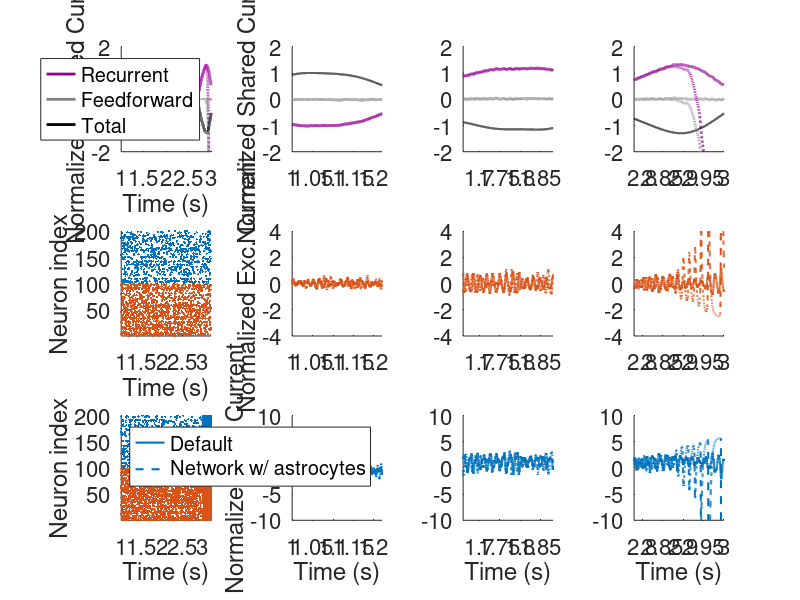

This chart was generated by the following MATLAB code:
%%
% Simulation results for the non-spatial one population model for networks
% with and without astrocyte ensheathment
%
% Creates S1 Fig 3 for realization 2
%%

% Load the data
load('./CompressedData/NonspatialOnePop/balancedCompressed.mat')
load('./CompressedData/NonspatialOnePop/brokenEx2Compressed.mat')

figure(8); clf;

%% S1 Fig A: Plot the recurrent, feedforward, total input curves
Tmin=500; Tmax=4000;
timeVec=balance.params.dt:balance.params.dt:balance.params.Nt;
tIndices=find(timeVec>=Tmin & timeVec<=Tmax);

% Time window to average over for baseline
tAveIndices = find(timeVec>=Tmin & timeVec<=2700);

subplot(3,4,1); hold on; clearvars h; 
for ii = 1:2
    if ii == 1
        currData = balance; lineType = '-';
    else
        currData = broken_ex2; lineType='--';
    end
    
    baselineRec=mean(currData.Ie0_lowpass(tAveIndices)+currData.Ii0_lowpass(tAveIndices));
    baselineAll = mean(currData.Ie0_lowpass(tAveIndices)+currData.Ii0_lowpass(tAveIndices)+IF0_lowpass(tAveIndices));
    
    h(1+2*(ii-1)) = plot(timeVec(tIndices)/1000,(currData.Ie0_lowpass(tIndices)+currData.Ii0_lowpass(tIndices)...
        -baselineRec)/currData.Grheobase,lineType,'color',[0.55 0 0.55],'LineWidth',2);
    h(2+2*(ii-1)) = plot(timeVec(tIndices)/1000,(currData.Ie0_lowpass(tIndices)+currData.Ii0_lowpass(tIndices)+IF0_lowpass(tIndices)...
        -baselineAll)/currData.Grheobase,lineType,'color',[0.5 0.5 0.5],'LineWidth',2);
end

baselineFfwd = mean(IF0_lowpass(tAveIndices));
h(5) = plot(timeVec(tIndices)/1000,(IF0_lowpass(tIndices)-baselineFfwd)/currData.Grheobase,...
    'color','k','LineWidth',2);

legend([h(1),h(2),h(5)],{'Recurrent','Feedforward','Total'})
set(gca,'fontsize',16)
ylabel('Normalized Shared Current')
xlabel('Time (s)')
ylim([-2 2])
xlim([1000 3000]/1000)
xticks([1:0.5:3])
box off

%% S1 Fig Panels B and C: Create the rastor plots
tMin_plot = 1;
tvec_v2 = [0.05:0.05:5000]/1000;
numNeurons = 100;
excColor = [0.85 0.325 0.098];
inhColor = [0 0.447 0.741];

for ii = 1:2
    if ii == 1
        currData = balance;
    elseif ii == 2
        currData = broken_ex2;
    end
    
    subplot(3,4,5+4*(ii-1)); hold on;
    exc_neurons = find(currData.neuroninds <= numNeurons);
    inh_neurons = find(currData.neuroninds > numNeurons);
    plot(currData.s_raster(exc_neurons),currData.neuroninds(exc_neurons),...
        '.','color',excColor,'MarkerSize',5)
    plot(currData.s_raster(inh_neurons),currData.neuroninds(inh_neurons),...
        '.','color',inhColor,'MarkerSize',5)
    axis tight
    xlim([tMin_plot 3.2])
    set(gca,'fontsize',16)
    ylabel('Neuron index')
    xlabel('Time (s)')
    box off 
end

%% S1 Fig D: Plot the zoom-in panels
Tmin=500; Tmax=4000;
time=balance.params.dt:balance.params.dt:balance.params.Nt;
tIndices=find(time>=Tmin & time<=Tmax);

excColor = [0.85 0.325 0.098];
inhColor = [0 0.447 0.741];


subplot(3,4,2); hold on;
plot(time(tIndices)/1000,(IF0_lowpass(tIndices)-baselineFfwd)/balance.Grheobase,'-','color','k','linewidth',1.5)

subplot(3,4,3); hold on;
plot(time(tIndices)/1000,(IF0_lowpass(tIndices)-baselineFfwd)/balance.Grheobase,'-','color','k','linewidth',1.5)

subplot(3,4,4); hold on;
plot(time(tIndices)/1000,(IF0_lowpass(tIndices)-baselineFfwd)/balance.Grheobase,'-','color','k','linewidth',1.5)

for ii = 1:2
    if ii == 1
        currData = balance; lineType = '-';
    else
        currData = broken_ex2; lineType='--';
    end
    
    baselineExc=mean(currData.IeAve(tAveIndices));
    baselineInh=mean(currData.IiAve(tAveIndices));
    baselineRec=mean(currData.Ie0_lowpass(tAveIndices)+currData.Ii0_lowpass(tAveIndices));
    baselineAll = mean(currData.Ie0_lowpass(tAveIndices)+currData.Ii0_lowpass(tAveIndices)+IF0_lowpass(tAveIndices));
    
    for jj = 1:3
        subplot(3,4,2+(jj-1)); hold on;
        plot(timeVec(tIndices)/1000,(currData.Ie0_lowpass(tIndices)+currData.Ii0_lowpass(tIndices)...
            -baselineRec)/balance.Grheobase,lineType,'color',[0.55 0 0.55],'LineWidth',2);
        plot(timeVec(tIndices)/1000,(currData.Ie0_lowpass(tIndices)+currData.Ii0_lowpass(tIndices)+IF0_lowpass(tIndices)...
            -baselineAll)/balance.Grheobase,lineType,'color',[0.5 0.5 0.5],'LineWidth',2);
        ylim([-2 2])
        
        subplot(3,4,6+(jj-1)); hold on;
        plot(time(tIndices)/1000,(currData.IeAve(tIndices)-baselineExc)/balance.Grheobase,lineType,...
            'color',excColor,'linewidth',1.5)
        ylim([-4 4])
        
        subplot(3,4,10+(jj-1)); hold on;
        plot(time(tIndices)/1000,(currData.IiAve(tIndices)-baselineInh)/balance.Grheobase,lineType,...
            'color',inhColor,'linewidth',1.5)
        ylim([-10 10])
    end
end

for ii = 1:3
    subplot(3,4,2+4*(ii-1))
    xlim([1 1.22])
    set(gca,'fontsize',16)
    
    subplot(3,4,3+4*(ii-1))
    xlim([1.66 1.88])
    set(gca,'fontsize',16)
    
    subplot(3,4,4+4*(ii-1))
    xlim([2.78 3])
    set(gca,'fontsize',16)
end

subplot(3,4,10)
xlabel('Time (s)')
subplot(3,4,11)
xlabel('Time (s)')
subplot(3,4,12)
xlabel('Time (s)')
subplot(3,4,2)
ylabel('Normalized Shared Current')

subplot(3,4,6)
ylabel('Normalized Exc. Current')

subplot(3,4,10)
ylabel('Normalized Inh. Current')

legend('Default','Network w/ astrocytes')